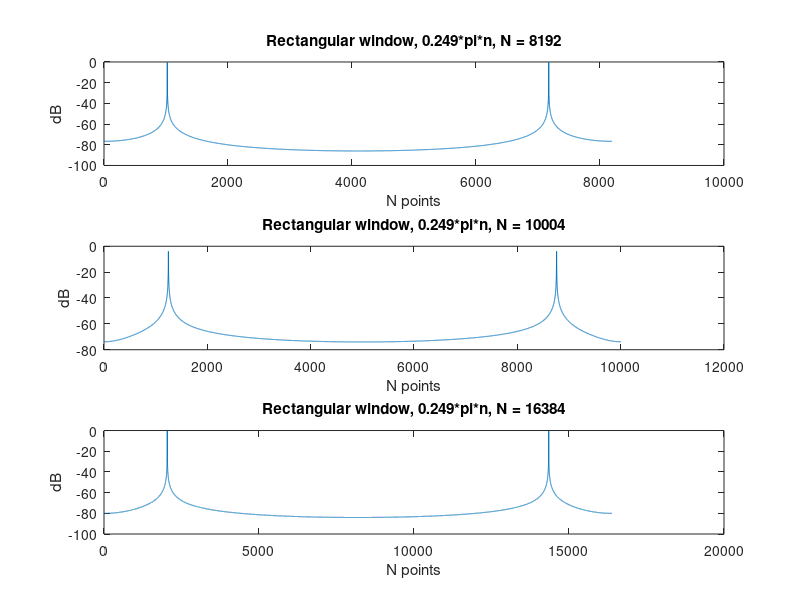

Write MATLAB code to recreate this figure.
N1 = 8192;
N2 = 10004;
N3 = 16384;
k1 = 0:N1-1;
k2 = 0:N2-1;
k3 = 0:N3-1;
%n = 0:20000;
n1=0:(N1-1);
n2=0:(N2-1);
n3=0:(N3-1);
x1 = cos(0.249*pi*n1);
x2 = cos(0.249*pi*n2);
x3 = cos(0.249*pi*n3);

w1 = window(@rectwin,N1)';
w2 = window(@rectwin,N2)';
w3 = window(@rectwin,N3)';
%w1 = rectwin(N1);
%w2 = rectwin(N2);
%w3= rectwin(N3);

% Calculate N-point DFT
X1=fft(x1,N1);
X2=fft(x2,N2);
X3=fft(x3,N3);

% Quantity of the Y-axis
L1 = 20*log10(2*abs(X1)/N1);
L2 = 20*log10(2*abs(X2)/N2);
L3 = 20*log10(2*abs(X3)/N3);


%wvtool(rectwin(N1));
%wvtool(rectwin(N2));
%wvtool(rectwin(N3));


subplot(3,1,1);
plot(L1);
title('Rectangular window, 0.249*pi*n, N = 8192')
xlabel('N points');
ylabel('dB')

subplot(3,1,2);
plot(L2);
title('Rectangular window, 0.249*pi*n, N = 10004')
xlabel('N points');
ylabel('dB')

subplot(3,1,3);
plot(L3);
title('Rectangular window, 0.249*pi*n, N = 16384')
xlabel('N points');
ylabel('dB')

